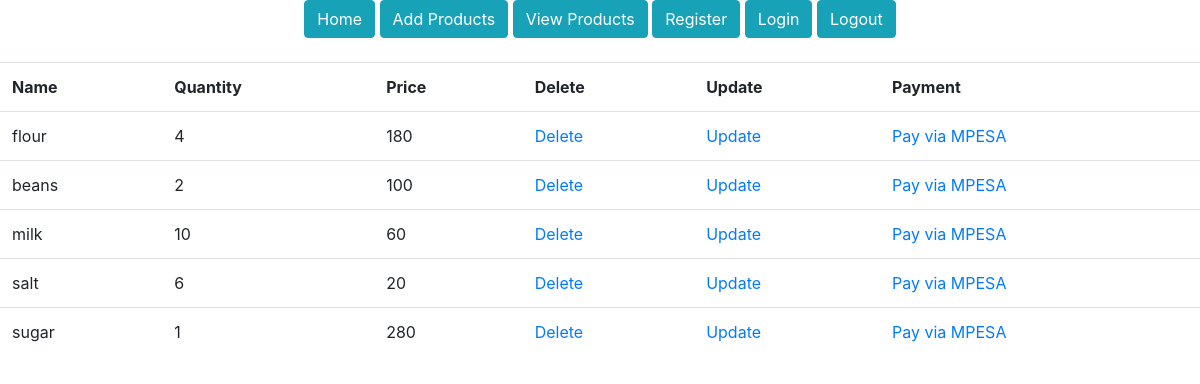
The page /products (signed in) on the database as committed earlier.
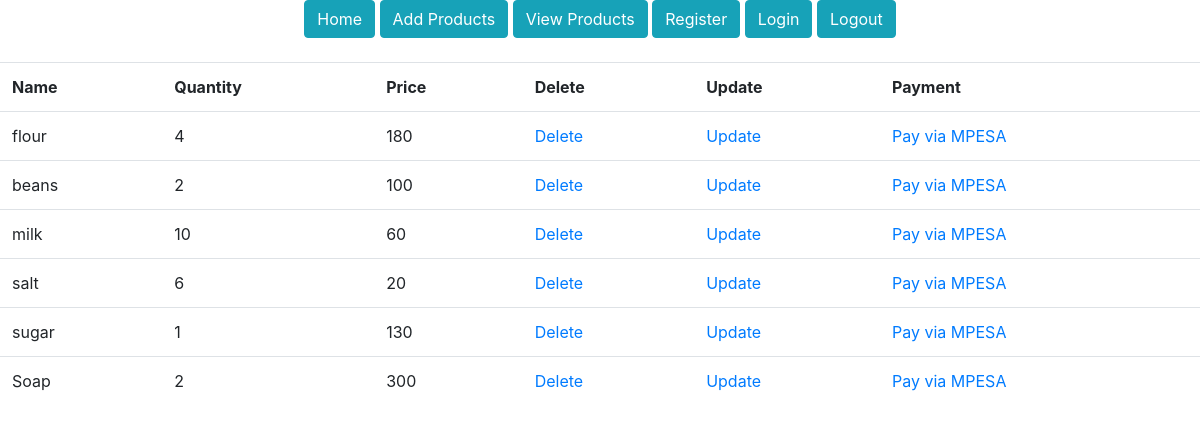
The same page on the database as committed later.
### morningDjangoProject/models.py (models this page shows)
class Product(models.Model):
    prod_name = models.CharField(max_length=30, blank=False, null=False)
    prod_quantity = models.CharField(max_length=30, blank=False, null=False)
    prod_price = models.CharField(max_length=30, blank=False, null=False)

### morningDjangoProject/views.py (the view)
# urls.py: path('products', general_views.view_products, name='products'),
@login_required
def view_products(request):
    products = Product.objects.all()
    return render(request, 'products.html', {'products': products})

### templates/products.html
{% extends 'base.html'%}
{% load static %}
{% block content%}
    <section class="products-section">
        <div class="products-section-container">
            <table class="table">
                <tr>
                    <th>Name</th>
                    <th>Quantity</th>
                    <th>Price</th>
                    <th>Delete</th>
                    <th>Update</th>
                    <th>Payment</th>
                </tr>
                {% for product in products %}
                    <tr>
                        <td>{{ product.prod_name }}</td>
                        <td>{{ product.prod_quantity }}</td>
                        <td>{{ product.prod_price }}</td>
                        <td><a href="/delete-product/{{ product.id }}">Delete</a></td>
                        <td><a href="/update-product/{{ product.id }}">Update</a></td>
                        <td><a href="/pay/{{ product.id }}">Pay via MPESA</a></td>
                </tr>
            {% endfor %}
            </table>
        </div>
    </section>
{% endblock %}

Rows that differ between the two databases and show on the page:
changed Product "sugar": prod_price "280" → "130"
added Product: prod_name "Soap", prod_quantity "2", prod_price "300"
